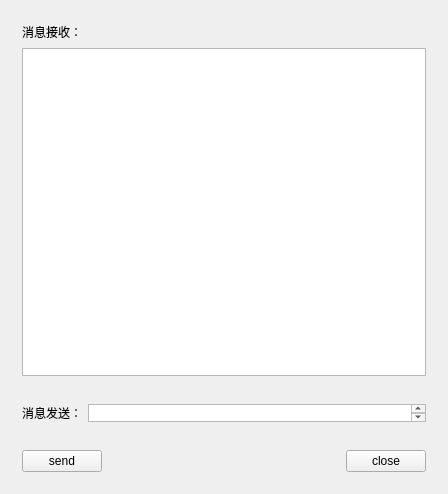
<?xml version="1.0" encoding="UTF-8"?>
<ui version="4.0">
 <class>ServerWidget</class>
 <widget class="QWidget" name="ServerWidget">
  <property name="windowModality">
   <enum>Qt::NonModal</enum>
  </property>
  <property name="geometry">
   <rect>
    <x>0</x>
    <y>0</y>
    <width>448</width>
    <height>494</height>
   </rect>
  </property>
  <property name="windowTitle">
   <string>ServerWidget</string>
  </property>
  <layout class="QVBoxLayout" name="verticalLayout">
   <item>
    <widget class="QWidget" name="widget_3" native="true">
     <layout class="QGridLayout" name="gridLayout">
      <item row="0" column="0">
       <widget class="QLabel" name="label_2">
        <property name="text">
         <string>消息接收：</string>
        </property>
       </widget>
      </item>
      <item row="0" column="1">
       <spacer name="horizontalSpacer_2">
        <property name="orientation">
         <enum>Qt::Horizontal</enum>
        </property>
        <property name="sizeHint" stdset="0">
         <size>
          <width>343</width>
          <height>20</height>
         </size>
        </property>
       </spacer>
      </item>
      <item row="1" column="0" colspan="2">
       <widget class="QTextEdit" name="textEditRead">
        <property name="readOnly">
         <bool>true</bool>
        </property>
       </widget>
      </item>
     </layout>
    </widget>
   </item>
   <item>
    <widget class="QWidget" name="widget_2" native="true">
     <property name="maximumSize">
      <size>
       <width>16777215</width>
       <height>40</height>
      </size>
     </property>
     <layout class="QHBoxLayout" name="horizontalLayout_2">
      <item>
       <widget class="QLabel" name="label">
        <property name="text">
         <string>消息发送：</string>
        </property>
       </widget>
      </item>
      <item>
       <widget class="QTextEdit" name="textEditWrite"/>
      </item>
     </layout>
    </widget>
   </item>
   <item>
    <widget class="QWidget" name="widget" native="true">
     <layout class="QHBoxLayout" name="horizontalLayout">
      <item>
       <widget class="QPushButton" name="buttonSend">
        <property name="text">
         <string>send</string>
        </property>
       </widget>
      </item>
      <item>
       <spacer name="horizontalSpacer">
        <property name="orientation">
         <enum>Qt::Horizontal</enum>
        </property>
        <property name="sizeHint" stdset="0">
         <size>
          <width>247</width>
          <height>17</height>
         </size>
        </property>
       </spacer>
      </item>
      <item>
       <widget class="QPushButton" name="pushButtonClose">
        <property name="text">
         <string>close</string>
        </property>
       </widget>
      </item>
     </layout>
    </widget>
   </item>
  </layout>
 </widget>
 <layoutdefault spacing="6" margin="11"/>
 <resources/>
 <connections/>
</ui>
